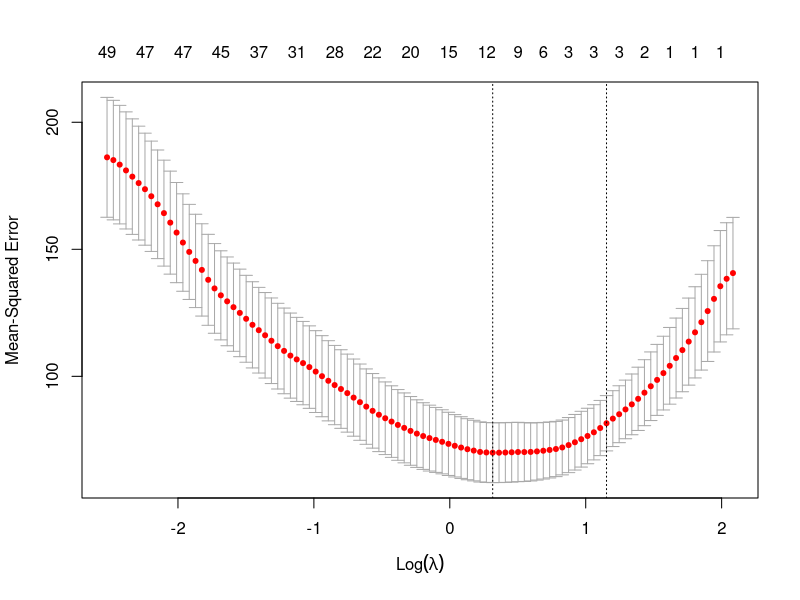
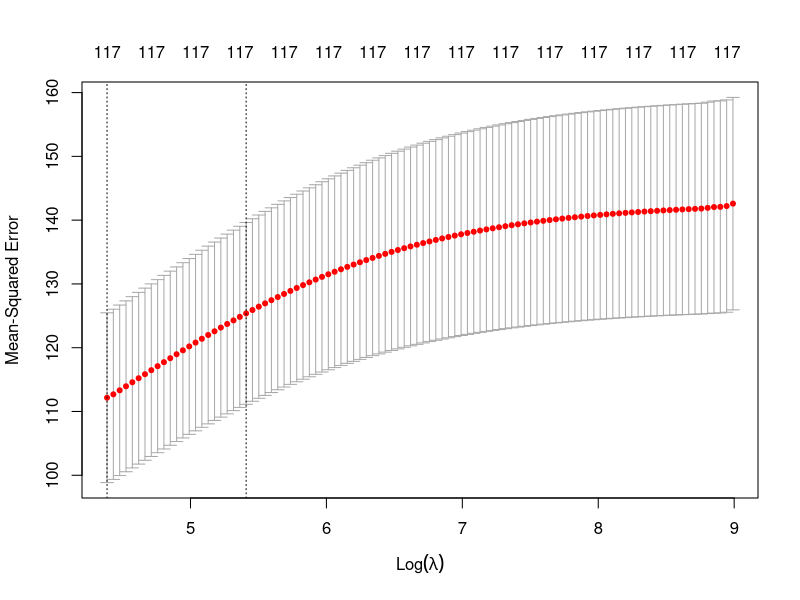
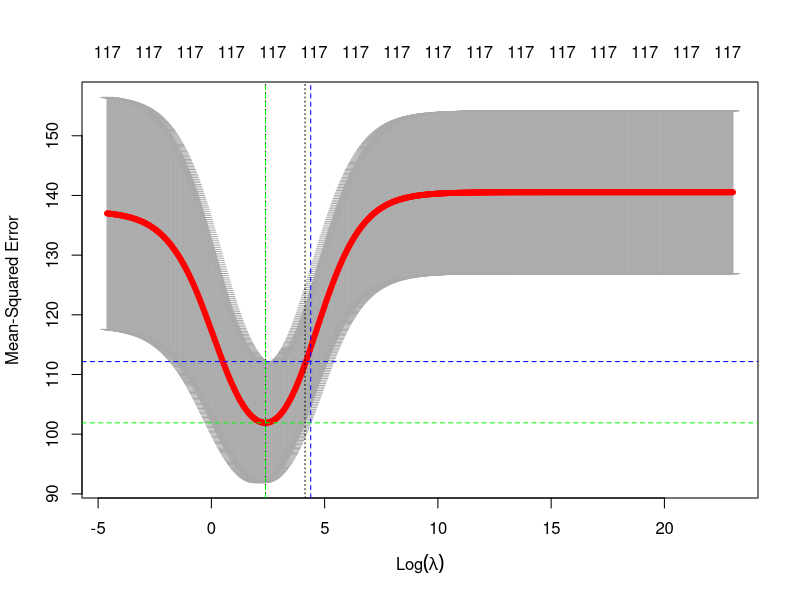
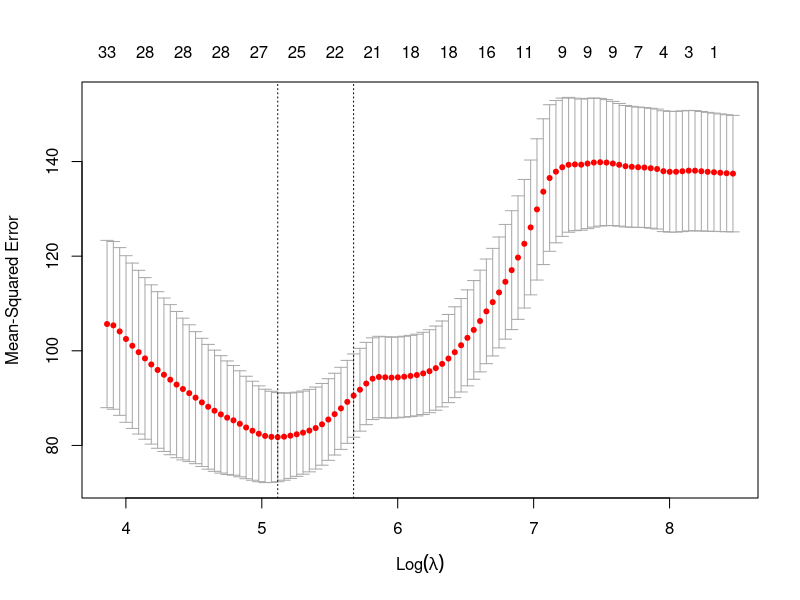

Write the R code that produced these figures, in order.
#========================================================================================
library(dplyr)
library(glmnet)   # load the library
library(caTools)
library(caret)

data <- read.csv('data_final.csv')
data <- data %>% relocate(weight, Age)  # move weight to the first column


data <- select(data, -Pos_SF.PF)
# Get ind. and response variables
X <- select(data, -c(Player, salary))
Y <- select(data, salary)
Y <- Y/1000000   # get the response in million
data_net <- select(data, -Player)  # dataset for elastic net
data_net$salary <- data_net$salary/1000000

# train test split
set.seed(1)   # set the seed
sample <- sample.split(data$Pos_C, SplitRatio = 0.7)
X_train  <- X[sample, ] %>% as.matrix()
X_test   <- X[!sample, ] %>% as.matrix()
Y_train <- Y[sample, ] %>% as.matrix()
Y_test <- Y[!sample, ] %>% as.matrix()
X_train_net <- data_net[sample,] %>% as.matrix()
X_test_net <- data_net[!sample, ] %>% as.matrix()

########################################################################################
########################################################################################
# find the best model (with cross-validation)
lasso_fit <- cv.glmnet(as.matrix(X_train), as.matrix(Y_train), alpha=1)  # k-fold is selected randomly
plot(lasso_fit)
str(lasso_fit)
lambda_lasso <- lasso_fit$lambda.min

coef_lasso <- coef(lasso_fit, s='lambda.min')   # coefficient selected by lasso
coef_lasso



model_lasso <- glmnet(X_train, Y_train, lambda = lambda_lasso, alpha=1)
pred_lasso <- predict(model_lasso, as.matrix(X_test), alpha=1)
rel_error_lasso <- abs(pred_lasso - Y_test) / Y_test
rel_error_lasso

# get the portion of the predictions that have an error less than 30 percent
ratio_lasso <- length(rel_error_lasso[rel_error_lasso< 0.4]) / length(Y_test)
ratio_lasso



# mse
mse_lasso <- round(mean((pred_lasso - Y_test)^2), 2)


#=====================================================================================
# Ridge regression
cv_ridge_default <- cv.glmnet(X_train, Y_train, alpha = 0)
plot(cv_ridge_default)    # the default sequence of lambda is at the edge of the plot
lambda_ridge_default <- cv_ridge_default$lambda.min
i <- which(cv_ridge_default$lambda == cv_ridge_default$lambda.min)
mse_min_default <- cv_ridge_default$cvm[i]

grid = 10^seq(10,-2,length=1000) ##get lambda sequence
cv_ridge_grid <- cv.glmnet(X_train, Y_train, alpha = 0, lambda = grid)
lambda_ridge_grid <- cv_ridge_grid$lambda.min   # we can get a smaller lambda
plot(cv_ridge_grid)

j <- which(cv_ridge_grid$lambda == cv_ridge_grid$lambda.min)
mse_min_grid <- cv_ridge_grid$cvm[j]
lambda_ridge_grid <- cv_ridge_grid$lambda.min
abline(h=mse_min_default, v=log(lambda_ridge_default),col= 'blue', lty=2)  # selected by default lambda
abline(h=mse_min_grid, v=log(lambda_ridge_grid),col= 'green', lty=2)  # selected by defined grid of lambda
legend(17, 185, legend=c("default", "search_grid"),
       col=c("blue", "green"), lty=1:2, cex=0.8)

# We can get a better lambda
coef_ridge <- coef(cv_ridge_grid)    
coef_ridge


lambda_ridge <- cv_ridge_grid$lambda.min
model_ridge <- glmnet(X_train, Y_train, lambda = lambda_ridge, alpha = 0)
pred_ridge <- predict(model_ridge, newx = X_test)

abs(pred_ridge-Y_test)/Y_test

rel_error_ridge <- abs(pred_ridge-Y_test)/Y_test
# get the portion of the predictions that have an error less than 30 percent
ratio_ridge <- length(rel_error_ridge[rel_error_ridge< 0.4]) / length(Y_test)

ratio_ridge


mse_ridge <- round(mean((pred_ridge - Y_test)^2), 2)


#=====================================================================================
# elastic net

# Build the model using the training set
model_net <- train(
  salary ~ ., data = X_train_net, method = "glmnet",
  trControl = trainControl("cv", number = 10),
  tuneLength = 10
)
# Best tuning parameter
alpha_net <- model_net$bestTune[1]
lambda_net <- model_net$bestTune[2]

# Model coefficients
coef_net <- coef(model_net$finalModel, model_net$bestTune$lambda)
# Make predictions
pred_net <- model_net %>% predict(X_test_net)
rel_error_net <- abs(pred_net -Y_test) / Y_test
ratio_net <- length(rel_error_net[rel_error_net< 0.4]) / length(Y_test)
ratio_net


mse_net <- round(mean((pred_net - Y_test)^2), 2)

############################################################################################
############################################################################################

#=============================================================================================

best_ridge_coef <- as.numeric(coef(cv_ridge_grid, s = cv_ridge_grid$lambda.min))[-1]

## Perform adaptive LASSO with 10-fold CV
alasso_cv <- cv.glmnet(x = X_train, y = Y_train,
                        ## type.measure: loss to use for cross-validation.
                        type.measure = "mse",
                        ## K = 10 is the default.
                        nfold = 10,
                        ## ‘alpha = 1’ is the lasso penalty, and ‘alpha = 0’ the ridge penalty.
                        alpha = 1,
                        ##
                        ## penalty.factor: Separate penalty factors can be applied to each
                        ##           coefficient. This is a number that multiplies ‘lambda’ to
                        ##           allow differential shrinkage. Can be 0 for some variables,
                        ##           which implies no shrinkage, and that variable is always
                        ##           included in the model. Default is 1 for all variables (and
                        ##           implicitly infinity for variables listed in ‘exclude’). Note:
                        ##           the penalty factors are internally rescaled to sum to nvars,
                        ##           and the lambda sequence will reflect this change.
                        penalty.factor = 1 / abs(best_ridge_coef),
                        ## prevalidated array is returned
                        keep = TRUE)
## Penalty vs CV MSE plot
plot(alasso_cv)

lambda_alasso <- alasso_cv$lambda.min
coef_adp <- coef(alasso_cv, s = alasso_cv$lambda.min)
coef_adp

pred_adp <- alasso_cv %>% predict(X_test)
rel_error_adp <- abs(pred_adp -Y_test) / Y_test
ratio_adp <- length(rel_error_adp[rel_error_adp< 0.4]) / length(Y_test)
ratio_adp

mse_adp <- round(mean((pred_adp - Y_test)^2), 2)


ratio_adp
ratio_lasso
ratio_net
ratio_ridge


coef_adp
coef_lasso
coef_net
coef_ridge


round(lambda_ridge_grid, 2)
round(lambda_lasso, 2)
round(lambda_alasso, 2)
round(lambda_net, 2)
round(alpha_net, 2)


data_compare <- data %>% relocate(salary)  # move salary to the first column
data_compare
data_compare[data_compare$Tm_GSW == 1, ]
data_compare[data_compare$Tm_MEM == 1, ]   # get all the players of MEM
data_compare[data_compare$Tm_TOR == 1, ]   # get all the players of TOR 
data_compare[data_compare$Tm_PHO == 1, ]   # get all the players of TOR 


mean_salary <- mean(data_compare$salary)

data_compare[data_compare$Pos_SF == 1, ]   # SF

mean(data_compare[data_compare$FT. > 0.85, ]$salary)
mean(data_compare$FT.)

data_compare_FT <- data_compare %>% relocate(FT.)  # move FT to the first column

player_high_paid <- data_compare_FT[data_compare_FT$salary > 20000000, ]
mean(player_high_paid$FTA)
mean(data_compare_FT$FTA)


mean(data_compare_FT[data_compare_FT$FT. > 0.72 , ]$salary)

mse_lasso
mse_min_grid
mse_net
mse_ridge
mse_adp

rm(list = ls())
